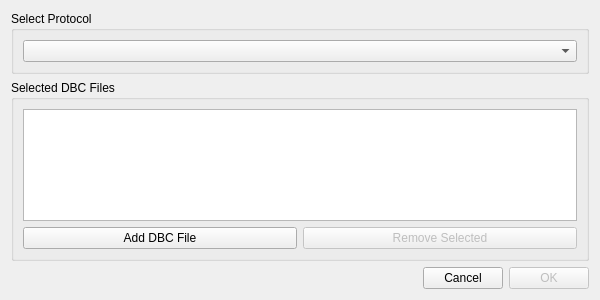
<?xml version="1.0" encoding="UTF-8"?>
<ui version="4.0">
    <class>DialogSelectCanDatabase</class>
    <widget class="QDialog" name="DialogSelectCanDatabase">
        <property name="geometry">
            <rect>
                <x>0</x>
                <y>0</y>
                <width>600</width>
                <height>300</height>
            </rect>
        </property>
        <property name="windowTitle">
            <string>Select CAN Database</string>
        </property>
        <layout class="QVBoxLayout" name="verticalLayout">
            <item>
                <widget class="QGroupBox" name="selectProtocolBox">
                    <property name="title">
                        <string>Select Protocol</string>
                    </property>
                    <layout class="QHBoxLayout" name="horizontalLayout_2">
                        <item>
                            <widget class="QComboBox" name="protocolListBox" />
                        </item>
                    </layout>
                </widget>
            </item>
            <item>
                <widget class="QGroupBox" name="databasesBox">
                    <property name="title">
                        <string>Selected DBC Files</string>
                    </property>
                    <layout class="QVBoxLayout" name="verticalLayout_2">
                        <item>
                            <widget class="QListWidget" name="dbcFilesList">
                                <property name="selectionMode">
                                    <enum>QAbstractItemView::SingleSelection</enum>
                                </property>
                            </widget>
                        </item>
                        <item>
                            <layout class="QHBoxLayout" name="databaseButtonsLayout">
                                <item>
                                    <widget class="QPushButton" name="addDatabaseButton">
                                        <property name="text">
                                            <string>Add DBC File</string>
                                        </property>
                                    </widget>
                                </item>
                                <item>
                                    <widget class="QPushButton" name="removeDatabaseButton">
                                        <property name="text">
                                            <string>Remove Selected</string>
                                        </property>
                                        <property name="enabled">
                                            <bool>false</bool>
                                        </property>
                                    </widget>
                                </item>
                            </layout>
                        </item>
                    </layout>
                </widget>
            </item>
            <item>
                <layout class="QHBoxLayout" name="horizontalLayout">
                    <item>
                        <spacer name="horizontalSpacer">
                            <property name="orientation">
                                <enum>Qt::Horizontal</enum>
                            </property>
                            <property name="sizeHint" stdset="0">
                                <size>
                                    <width>96</width>
                                    <height>20</height>
                                </size>
                            </property>
                        </spacer>
                    </item>
                    <item>
                        <widget class="QPushButton" name="cancelButton">
                            <property name="text">
                                <string>Cancel</string>
                            </property>
                            <property name="autoDefault">
                                <bool>false</bool>
                            </property>
                        </widget>
                    </item>
                    <item>
                        <widget class="QPushButton" name="okButton">
                            <property name="text">
                                <string>OK</string>
                            </property>
                            <property name="autoDefault">
                                <bool>false</bool>
                            </property>
                            <property name="default">
                                <bool>true</bool>
                            </property>
                            <property name="enabled">
                                <bool>false</bool>
                            </property>
                        </widget>
                    </item>
                </layout>
            </item>
        </layout>
    </widget>
    <resources />
    <connections />
</ui>
